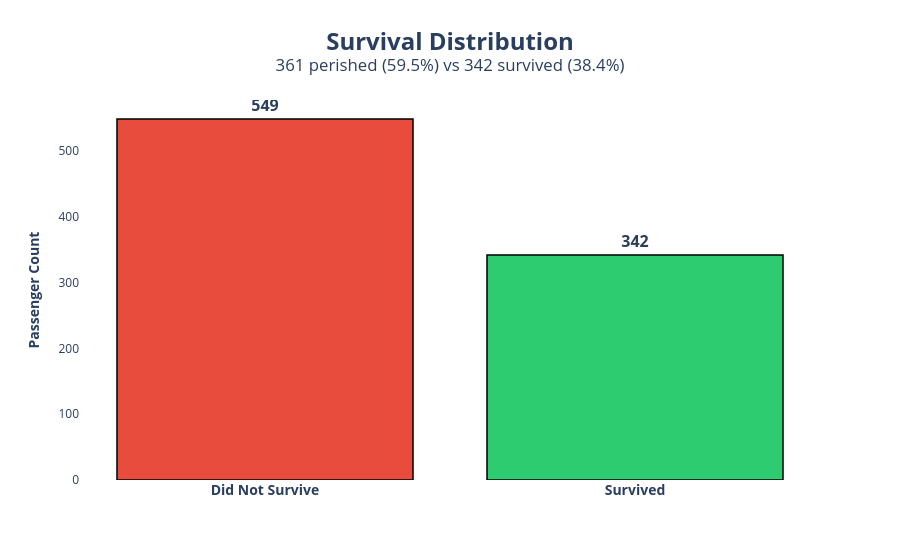

The notebook cell saved with this chart:
### Markdown cell above
## 3. Exploratory Data Analysis (EDA)

We explore the distribution of the target variable and how key features relate to survival.

### Code cell
# ── Survival distribution ────────────────────────────────────────────────
fig = go.Figure()

counts = df_raw['Survived'].value_counts()
labels = ['Did Not Survive', 'Survived']
colors = ['#e74c3c', '#2ecc71']

fig.add_trace(go.Bar(
    x=[0, 1], y=[counts[0], counts[1]],
    text=[f'<b>{counts[0]}</b>', f'<b>{counts[1]}</b>'],
    textposition='outside', textfont=dict(size=16),
    marker_color=colors, marker_line=dict(color='black', width=1.5),
    hovertemplate='<b>%{x}</b><br>Count: %{y}<extra></extra>'
))

fig.update_xaxes(tickvals=[0, 1], ticktext=['<b>Did Not Survive</b>', '<b>Survived</b>'], tickfont_size=14)
fig.update_layout(
    title=dict(text='<b>Survival Distribution</b><br><sup>361 perished (59.5%) vs 342 survived (38.4%)</sup>',
               font_size=24, x=0.5),
    yaxis_title='<b>Passenger Count</b>', showlegend=False,
    plot_bgcolor='rgba(0,0,0,0)', paper_bgcolor='rgba(0,0,0,0)',
    margin=dict(t=100)
)
fig.show()

### Figure 1 — Plotly figure (JSON) as saved in the notebook; plotly's stock layout.template omitted (floating-point values rounded to 4 significant figures)
{"data": [{"hovertemplate": "<b>%{x}</b><br>Count: %{y}<extra></extra>", "marker": {"color": ["#e74c3c", "#2ecc71"], "line": {"color": "black", "width": 1.5}}, "text": ["<b>549</b>", "<b>342</b>"], "textfont": {"size": 16}, "textposition": "outside", "type": "bar", "x": [0, 1], "y": [549, 342]}], "layout": {"margin": {"t": 100}, "paper_bgcolor": "rgba(0,0,0,0)", "plot_bgcolor": "rgba(0,0,0,0)", "showlegend": false, "title": {"font": {"size": 24}, "text": "<b>Survival Distribution</b><br><sup>361 perished (59.5%) vs 342 survived (38.4%)</sup>", "x": 0.5}, "xaxis": {"tickfont": {"size": 14}, "ticktext": ["<b>Did Not Survive</b>", "<b>Survived</b>"], "tickvals": [0, 1]}, "yaxis": {"title": {"text": "<b>Passenger Count</b>"}}}}
